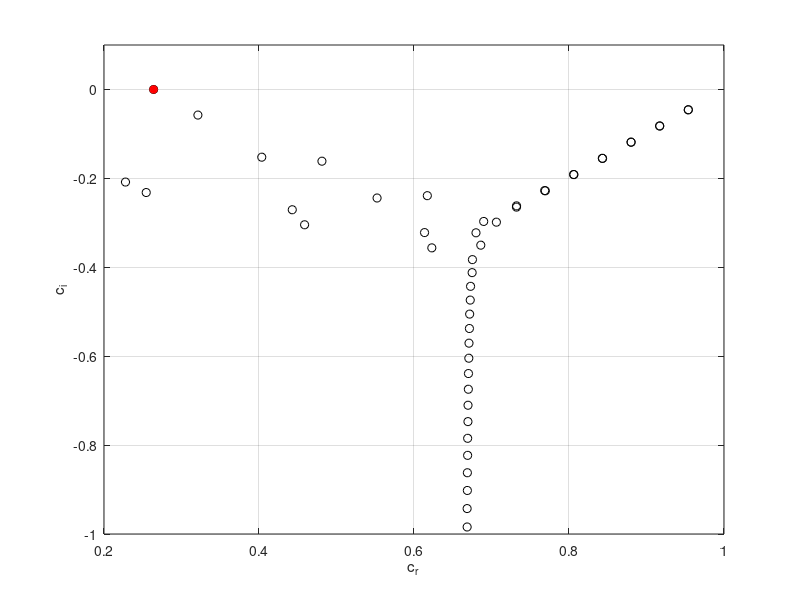

Recreate this plot in MATLAB. (Note: this script raises an error after producing the figure.)

% =====================================================================
% ----- Spectral method implementation - Orr-Sommerfeld equation ------
% =====================================================================
%% Formulate the generalized eigenvalue problem 
Re = 5772.22; % Reynolds number
alpha = 1.02056; % Wavenumber
N=119; % N+1 Chebyshev polynomials
% Working out E matrix 
A = zeros(N);
B = zeros(N);
C = zeros(N);
for i=1:N
    if i==1
        C(i,i)=2;
    else 
        C(i,i)=1;
    end
    if i<=N-2
        C(i,i+2)=-1;  
    end
    A(i,i+1)=2*i;
end
A; 
C; 
E = C\A;
E(N+1,N)=0; % Add another row to make the matrix square
% CHANGE
   
% Constructing the matrix which is used to determine the matrix formulation
% of the cross terms in the Orr-Sommerfeld equation U*phi, U*phi"
Q = zeros(N+1); % has same dimensions as E
for j=1:N-3
    if j<N
        Q(j,j+2) = -0.25;
    end
    % Diagonal entries
    if j-1 == 1
        Q(j,j)=0.25;
    else
        Q(j,j)=0.5;
    end        
    % Other off-diagonal entries
    if j>2
        if j==3
            Q(j,j-2) = -0.5;
        else
            Q(j,j-2)=-0.25;
        end
    end
end
% Constructing generalized eigenvalue problem in the form Dx=cFx
% Identity matrix
I = zeros(N+1);
for j=1:length(E)-4
   I(j,j) = 1; 
end
% Solving the generalized eigenvalue problem
D = (sqrt(-1)/(alpha*Re))*( E^4-2*(alpha^2)*I*(E^2)+(alpha^4)*I )+ 2*I - (alpha^2)*Q + Q*(E^2); % LHS
F = I*E^2 - (alpha^2)*I; % RHS
%Boundary conditions
for k = 1:length(D)
   D(N-2,k) = 1; % phi(1)=1
   D(N,k) = (k-1)^2; % phi'(1)=n^2
   D(N-1,k) = (-1)^(k-1); % phi(-1)=(-1)^(n-1)
   D(N+1,k) = ((-1)^(k-1))*(k-1)^2; % phi'(-1)= n^2 (-1)^(n-1)
end
% Solving for the eigenvalues and eigenvectors
% Columns of V are the eigenvectors, with W a diagonal matrix with
% eigenvalues as the entries
format long
[V,W] = eig(D,F); % 
eigvals = diag(W);
eigvals = sort(eigvals) % Display eigenvalues

% Sanity check
eig_crit = min(eigvals);
for k=1:length(eigvals)-6 %-6 as we need to remove the spurious eigenvalues
    if imag(eigvals(k)) > imag(eig_crit)
        eig_crit = eigvals(k);
    end
end
eig_crit % display least stable eigenvalue


for j=1:length(eigvals)
   if W(j,j) == eig_crit
       eigvec_crit = V(1:length(eigvals),j);
   end
end
% Approximation of coefficients, eigvec_crit has coefficients equal to zero
% for the odd order Chebyshev polynomials 

% Want to find positions of 10 least stable eigenvalues 
f = zeros([10 1]);
s = zeros([length(f) 1]); ctr=0; eigvals_im = flip(sort(imag(eigvals)));
for k=5:length(f)+4
    f(k-4) = eigvals_im(k);
end
%Positions of least stable eigenvalues
for i=1:length(f)
    ctr=ctr+1;
    for k=1:N+1
        if imag(W(k,k)) == f(ctr)
            imag(W(k,k));
            eigvals_im(ctr);
            s(ctr) = k;
        end
    end
end

% Plot eigenvalues
close(figure(1))
figure(1)
plot(eigvals(1:length(eigvals)),"o","color","k")
ylim([-1 0.1]);
xlim([0.2 1]);
grid on
hold on
plot(real(eig_crit),imag(eig_crit),"*","color","r","LineWidth",2)
xlabel("c_r")
ylabel("c_i")



%% Plot eigenfunctions and vector field
figure(2)
% Generate an approximation to the eigenfunction using the coefficients
% solved for in the generalized eigenvalue problem
z=-1:0.005:1; eig_fn=zeros([1 length(z)]); eig_fn_1=zeros([1 length(z)]);  % initialise vectors

% Other eigenvalue/vector
p = 69;V(1:N+1,p);% % 94 N=120
coeff = eigvec_crit; % Vector of coefficients corresponding to least stable eigenvalue
coeff_1 = E*coeff; % Coefficients of the 1st derivative
for k=1:N+1
    eig_fn = eig_fn+coeff(k)*chebyshevT(k-1,z); % Linear combination of Chebyshev polynomials  
    eig_fn_1 = eig_fn_1 + coeff_1(k)*chebyshevT(k-1,z);
end

plot(real(eig_fn),z,"LineWidth",0.9,"color","k")
hold on
plot(imag(eig_fn),z,"--","LineWidth",0.9,"color","b")
xlabel("\phi")
ylabel("z")
legend("Re(\phi)","Im(\phi)","Location","Best")
grid on

% Vector field plot + contours
c = eig_crit;
%c = W(p,p)
x = linspace(0,6*pi/alpha,length(z));
u = zeros(length(eig_fn)); 
w = zeros(length(eig_fn));

t=0;
for j=1:length(eig_fn)
   u(1:length(eig_fn),j) = eig_fn_1*exp(sqrt(-1)*alpha*(x(j)-c*t));
   w(1:length(eig_fn),j) = -sqrt(-1)*alpha*eig_fn*exp(sqrt(-1)*alpha*(x(j)-c*t));
end

l=0;
approx = 6;
x_approx = []; z_approx = [];
for k=1:approx:length(z)
    l = l+1;
    x_approx(l) = x(k);
    z_approx(l) = z(k);
end

m=0;
l = length(x_approx);
u_approx = zeros(l);
w_approx = zeros(l);
for k=1:approx:length(z)
    m = m+1;
    i=0;
    for j=1:approx:length(z)
        i=1+i;
        u_approx(i,m) = u(j,k);
        w_approx(i,m) = w(j,k);
    end
end
% Plotting vector field
% Contour of magnitude of vectors
X = zeros(length(w));
for k=1:length(X)
    for j=1:length(X)
       X(j,k) = sqrt((u(j,k)^2+w(j,k)^2)); 
    end
end

close(figure(3))
figure(3)
contourf(x,z,real(X),"LineWidth",0.25)
hold on
%q=quiver(x_approx,z_approx,real(u_approx),real(w_approx),"k","LineWidth",0.9);
% q.ShowArrowHead = 'off';
% q.Marker = '.';
xlabel("x")
ylabel("z")
hold on
%yline(1,"color","k","LineWidth",2)
hold on
%yline(-1,"color","k","LineWidth",2)
ylim([-1 1])
xlim([0 4*pi])
grid on

close(figure(4))
figure(4)
contourf(x,z,real(u),12,"LineWidth",0.8)
xlabel("x")
ylabel("z")
grid on









